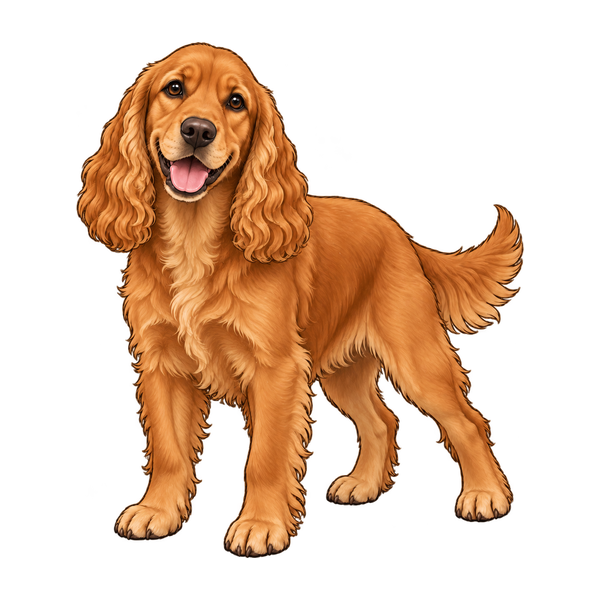
#> input picture rebuild/assets/animals/archie.png, 600 x 600 px; its folder holds 4 pictures in this run
$ python make_images.py
#> lines starting #> are read from the running program, lines starting #| are printed output that depends on the picture
"""Make the app's pictures: clean transparent animals, the log-in hero and the paw badge.

    .venv/bin/python docs/tools/make_images.py [path/to/app/assets/animals]

Round 1 flattened these onto black JPEGs, which left a black square and dark fringes on a
pastel page. This keeps the transparency instead:

* every source is trimmed to the animal, padded to a square and resized to 600 x 600;
* the animal stands near the bottom edge so the page can draw a soft "ground" under it;
* milo.png has no alpha channel (a grey-and-white checkerboard was painted into the pixels),
  so the checkerboard reachable from the border is removed and the edge is feathered by 1 px;
* static/hero.png is a dog, a cat and a rabbit side by side for the log-in panel, reduced to
  256 colours so the page loads quickly;
* static/paw-badge.png is the app badge (a white paw on the original app's pink gradient,
  #f985b2 to #d93679), shown in the menu and on the log-in panel.

static/ is served by Streamlit at app/static/ (server.enableStaticServing in config.toml).

The pastel tile behind each animal is drawn when the page shows it (webui/images.py), so a
photo uploaded by staff gets the same treatment.
"""

from __future__ import annotations

import sys
from pathlib import Path

import numpy as np
from PIL import Image, ImageDraw, ImageFilter

ROOT = Path(__file__).resolve().parents[2]
sys.path.insert(0, str(ROOT))
from webui.images import draw_paw  # noqa: E402  (the tile placeholder uses the same paw)

SOURCE = Path(sys.argv[1]) if len(sys.argv) > 1 else ROOT.parent / "app" / "assets" / "animals"
OUT = ROOT / "assets" / "animals"
SIZE = 600            # output square, in pixels
MARGIN = 0.07         # empty space around the animal, as a share of SIZE
HERO = ("luna", "milo", "poppy")  # dog, cat, rabbit
STATIC = ROOT / "static"
BADGE_TOP, BADGE_BOTTOM = (249, 133, 178), (217, 54, 121)  # #f985b2 and #d93679, her palette


def checkerboard_alpha(rgb: Image.Image) -> Image.Image:
    """Alpha mask for an image whose 'transparent' background is a painted checkerboard.

    A pixel can be background if it is a light grey or white (R, G and B within 8 of each other,
    brightness 196 or more). Only candidates connected to the border are removed, so
    white fur inside the black outline is kept.
    """
    px = np.asarray(rgb, dtype=np.int16)
    spread = px.max(axis=2) - px.min(axis=2)
    value = px.mean(axis=2)
    candidate = (spread <= 8) & (value >= 196)

    reached = np.zeros_like(candidate)
    reached[0, :], reached[-1, :], reached[:, 0], reached[:, -1] = (
        candidate[0, :], candidate[-1, :], candidate[:, 0], candidate[:, -1])
    while True:  # grow from the border through candidate pixels until nothing changes
        grown = reached.copy()
        grown[1:, :] |= reached[:-1, :]
        grown[:-1, :] |= reached[1:, :]
        grown[:, 1:] |= reached[:, :-1]
        grown[:, :-1] |= reached[:, 1:]
        grown &= candidate
        if (grown == reached).all():
            break
        reached = grown

    alpha = Image.fromarray(np.where(reached, 0, 255).astype(np.uint8))
    # Shrink the animal by one pixel, then soften, so no light rim is left outside the outline.
    return alpha.filter(ImageFilter.MinFilter(3)).filter(ImageFilter.GaussianBlur(0.8))


def load_cutout(path: Path) -> Image.Image:
    image = Image.open(path)
#> image is the input picture: PIL image 600x600 RGBA; mean R, G, B, A 67.9, 39.7, 18.8, 88
    if image.mode == "RGBA":
        return image
    rgb = image.convert("RGB")
    rgba = rgb.convert("RGBA")
    rgba.putalpha(checkerboard_alpha(rgb))
    return rgba


def fit(cutout: Image.Image, size: int = SIZE, margin: float = MARGIN) -> Image.Image:
    """Trim to the animal, scale it into the square and stand it near the bottom edge."""
#> called with size = 600, margin = 0.07
    box = cutout.getchannel("A").point(lambda a: 255 if a > 8 else 0).getbbox()
#> box = (76, 42, 524, 558)
    animal = cutout.crop(box)
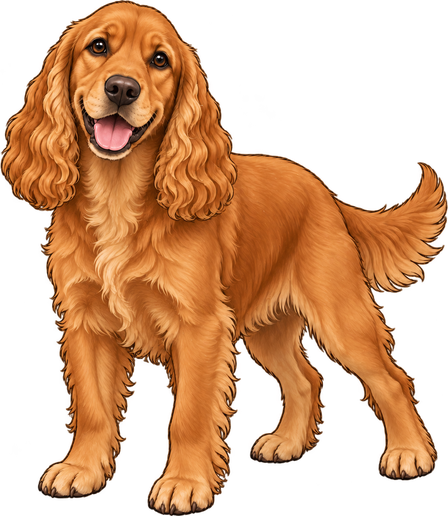
#> animal: PIL image 448x516 RGBA; mean R, G, B, A 105.7, 61.8, 29.3, 137.1; transparent parts drawn white
    room = int(size * (1 - 2 * margin))
    scale = room / max(animal.size)
#> scale = 1
    animal = animal.resize((max(1, round(animal.width * scale)), max(1, round(animal.height * scale))),
                           Image.Resampling.LANCZOS)
    canvas = Image.new("RGBA", (size, size), (0, 0, 0, 0))
#> canvas: PIL image 600x600 RGBA; every value is 0
    x = (size - animal.width) // 2
#> x = 76
    y = size - int(size * margin) - animal.height
#> y = 42
    canvas.alpha_composite(animal, (x, y))
    return canvas


def hero(cutouts: dict[str, Image.Image]) -> Image.Image:
    """Three animals in a row, the middle one slightly in front, on a transparent canvas."""
    width, height = 1100, 640
    canvas = Image.new("RGBA", (width, height), (0, 0, 0, 0))
    dog, cat, rabbit = HERO
    # name, height as a share of the canvas, left edge as a share of the free width
    placements = ((dog, 0.94, 0.0), (cat, 0.82, 1.0), (rabbit, 0.56, 0.5))  # rabbit last = in front
    for name, scale, across in placements:
        side = int(height * scale)
        animal = fit(cutouts[name], SIZE, 0.02).resize((side, side), Image.Resampling.LANCZOS)
        canvas.alpha_composite(animal, (int((width - side) * across), height - side))
    return canvas


def badge(size: int) -> Image.Image:
    """A rounded square in the pink gradient with a white paw: the app badge."""
    gradient = Image.linear_gradient("L").rotate(45, expand=False).resize((size, size))
    fill = Image.composite(Image.new("RGB", (size, size), BADGE_BOTTOM), Image.new("RGB", (size, size), BADGE_TOP), gradient)
    mask = Image.new("L", (size, size), 0)
    ImageDraw.Draw(mask).rounded_rectangle((0, 0, size - 1, size - 1), radius=size * 0.3, fill=255)
    icon = Image.new("RGBA", (size, size), (0, 0, 0, 0))
    icon.paste(fill, mask=mask)
    draw_paw(icon, (size / 2, size * 0.53), size * 0.95, (255, 255, 255))
    return icon


def main() -> int:
    OUT.mkdir(parents=True, exist_ok=True)
    cutouts = {}
    for path in sorted(SOURCE.glob("*.png")):
        cutout = load_cutout(path)
        cutouts[path.stem] = cutout
        fit(cutout).save(OUT / f"{path.stem}.png", optimize=True)
        print(f"{path.stem:8} {'alpha kept' if Image.open(path).mode == 'RGBA' else 'checkerboard removed'}")
#> pass 2 of the loop in main, `for path in sorted(SOURCE.glob("*.png")):`:
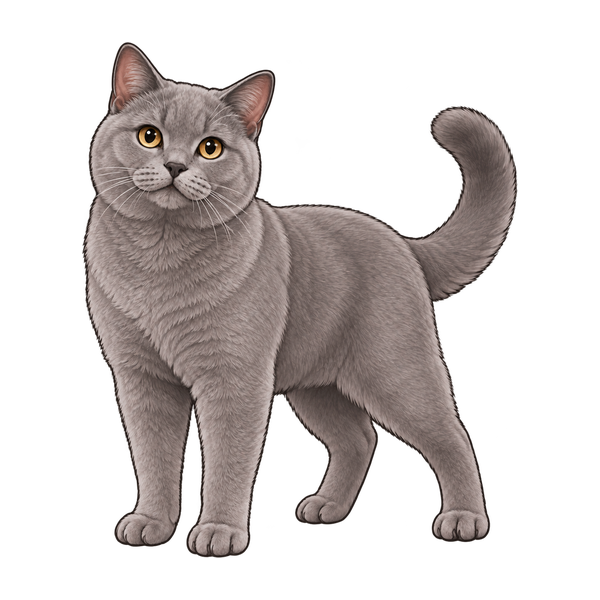
#> input picture rebuild/assets/animals/bella.png, 600 x 600 px
#> in load_cutout, image is the input picture: PIL image 600x600 RGBA; mean R, G, B, A 50.1, 44.2, 42.6, 92.4
#> box = (82, 42, 518, 558)
#> in fit (call 2), `animal = cutout.crop(box)`:
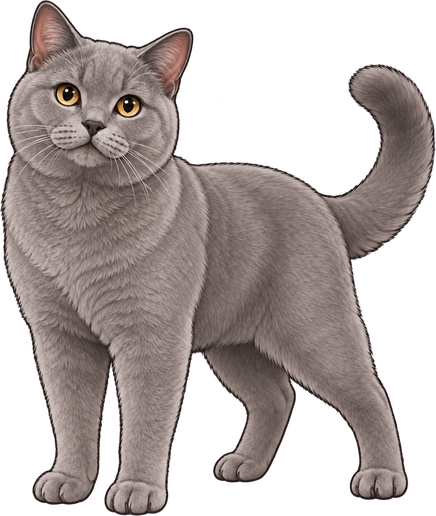
#> animal: PIL image 436x516 RGBA; mean R, G, B, A 80.1, 70.7, 68.2, 147.8; transparent parts drawn white
    hero(cutouts).quantize(256, method=Image.Quantize.FASTOCTREE).save(STATIC / "hero.png", optimize=True)
#> in hero, `canvas = Image.new("RGBA", (width, height), (0, 0, 0, 0))`: canvas: PIL image 1100x640 RGBA; every value is 0
    badge(144).save(STATIC / "paw-badge.png", optimize=True)
    print(f"{len(cutouts)} animals, static/hero.png and static/paw-badge.png written")
    return 0


if __name__ == "__main__":
#> (the run stopped early here; a loop or call above may not have finished)
